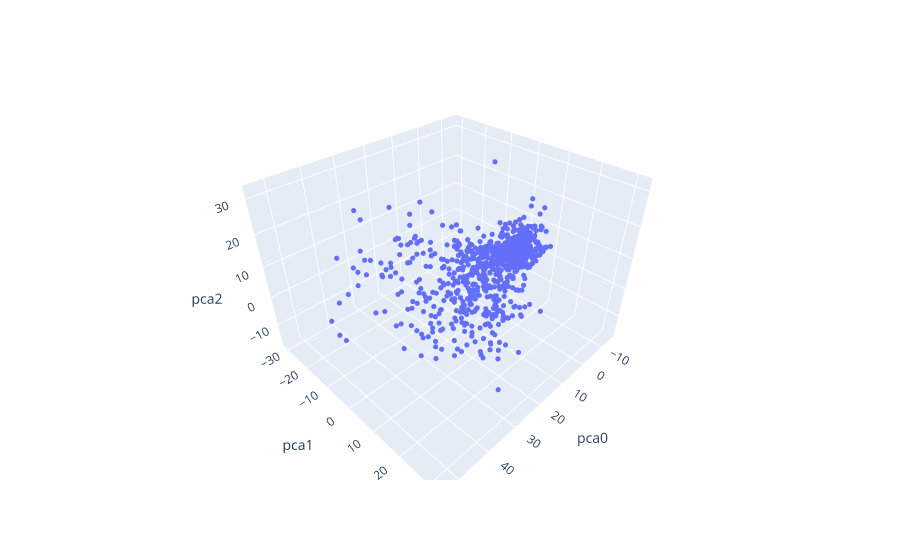

The notebook cell saved with this chart:
### Code cell
import seaborn as sns
import plotly.express as px

fig = px.scatter_3d(red_data, x="pca0", y="pca1", z="pca2", size_max=18)
fig.update_traces(marker_size=3)
fig.show()

### Figure 1 — Plotly figure (JSON) as saved in the notebook; plotly's stock layout.template omitted (floating-point values rounded to 4 significant figures; data arrays with more than 128 entries replaced by an {"elided": "..."} marker saying what was removed)
{"data": [{"hovertemplate": "pca0=%{x}<br>pca1=%{y}<br>pca2=%{z}<extra></extra>", "legendgroup": "", "marker": {"color": "#636efa", "size": 3, "symbol": "circle"}, "mode": "markers", "name": "", "scene": "scene", "showlegend": false, "type": "scatter3d", "x": {"elided": "943 float values"}, "y": {"elided": "943 float values"}, "z": {"elided": "943 float values"}}], "layout": {"legend": {"tracegroupgap": 0}, "margin": {"t": 60}, "scene": {"domain": {"x": [0, 1], "y": [0, 1]}, "xaxis": {"title": {"text": "pca0"}}, "yaxis": {"title": {"text": "pca1"}}, "zaxis": {"title": {"text": "pca2"}}}}}
